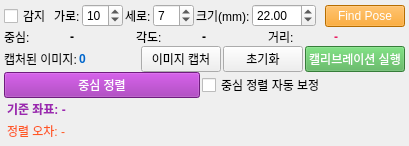
        <widget class="QWidget" name="tabChessboard">
         <attribute name="title">
          <string>Chessboard</string>
         </attribute>
         <layout class="QVBoxLayout" name="verticalLayoutChessboardTab">
          <property name="spacing">
           <number>0</number>
          </property>
          <property name="leftMargin">
           <number>4</number>
          </property>
          <property name="topMargin">
           <number>4</number>
          </property>
          <property name="rightMargin">
           <number>4</number>
          </property>
          <property name="bottomMargin">
           <number>4</number>
          </property>
          <!-- Chessboard Settings -->
          <item>
           <layout class="QHBoxLayout" name="horizontalLayoutChessboardSettings">
            <property name="spacing">
             <number>2</number>
            </property>
            <item>
             <widget class="QCheckBox" name="checkChessboardDetect">
              <property name="text">
               <string>감지</string>
              </property>
             </widget>
            </item>
            <item>
             <widget class="QLabel" name="labelChessboardCols">
              <property name="text">
               <string>가로:</string>
              </property>
             </widget>
            </item>
            <item>
             <widget class="QSpinBox" name="spinChessboardCols">
              <property name="minimum">
               <number>3</number>
              </property>
              <property name="maximum">
               <number>20</number>
              </property>
              <property name="value">
               <number>10</number>
              </property>
             </widget>
            </item>
            <item>
             <widget class="QLabel" name="labelChessboardRows">
              <property name="text">
               <string>세로:</string>
              </property>
             </widget>
            </item>
            <item>
             <widget class="QSpinBox" name="spinChessboardRows">
              <property name="minimum">
               <number>3</number>
              </property>
              <property name="maximum">
               <number>20</number>
              </property>
              <property name="value">
               <number>7</number>
              </property>
             </widget>
            </item>
            <item>
             <widget class="QLabel" name="labelSquareSize">
              <property name="text">
               <string>크기(mm):</string>
              </property>
             </widget>
            </item>
            <item>
             <widget class="QDoubleSpinBox" name="spinSquareSize">
              <property name="minimum">
               <double>1.000000000000000</double>
              </property>
              <property name="maximum">
               <double>100.000000000000000</double>
              </property>
              <property name="singleStep">
               <double>0.500000000000000</double>
              </property>
              <property name="value">
               <double>22.000000000000000</double>
              </property>
             </widget>
            </item>
            <item>
             <spacer name="horizontalSpacerChessboard">
              <property name="orientation">
               <enum>Qt::Horizontal</enum>
              </property>
             </spacer>
            </item>
            <item>
             <widget class="QPushButton" name="btnFindChessboardPose">
              <property name="text">
               <string>Find Pose</string>
              </property>
              <property name="styleSheet">
               <string>background-color: #FF9800; color: white;</string>
              </property>
             </widget>
            </item>
           </layout>
          </item>
          <!-- Chessboard Pose Result -->
          <item>
           <layout class="QHBoxLayout" name="horizontalLayoutChessboardPose">
            <property name="spacing">
             <number>2</number>
            </property>
            <item>
             <widget class="QLabel" name="labelChessboardCenter">
              <property name="text">
               <string>중심:</string>
              </property>
             </widget>
            </item>
            <item>
             <widget class="QLabel" name="labelChessboardCenterValue">
              <property name="sizePolicy">
               <sizepolicy hsizetype="Preferred" vsizetype="Fixed">
                <horstretch>0</horstretch>
                <verstretch>0</verstretch>
               </sizepolicy>
              </property>
              <property name="text">
               <string>-</string>
              </property>
              <property name="styleSheet">
               <string>font-weight: bold;</string>
              </property>
             </widget>
            </item>
            <item>
             <widget class="QLabel" name="labelChessboardAngle">
              <property name="text">
               <string>각도:</string>
              </property>
             </widget>
            </item>
            <item>
             <widget class="QLabel" name="labelChessboardAngleValue">
              <property name="sizePolicy">
               <sizepolicy hsizetype="Preferred" vsizetype="Fixed">
                <horstretch>0</horstretch>
                <verstretch>0</verstretch>
               </sizepolicy>
              </property>
              <property name="text">
               <string>-</string>
              </property>
              <property name="styleSheet">
               <string>font-weight: bold;</string>
              </property>
             </widget>
            </item>
            <item>
             <widget class="QLabel" name="labelChessboardDistance">
              <property name="text">
               <string>거리:</string>
              </property>
             </widget>
            </item>
            <item>
             <widget class="QLabel" name="labelChessboardDistanceValue">
              <property name="sizePolicy">
               <sizepolicy hsizetype="Preferred" vsizetype="Fixed">
                <horstretch>0</horstretch>
                <verstretch>0</verstretch>
               </sizepolicy>
              </property>
              <property name="text">
               <string>-</string>
              </property>
              <property name="styleSheet">
               <string>font-weight: bold; color: #E91E63;</string>
              </property>
             </widget>
            </item>
            <item>
             <spacer name="horizontalSpacerPose">
              <property name="orientation">
               <enum>Qt::Horizontal</enum>
              </property>
             </spacer>
            </item>
           </layout>
          </item>
          <!-- Calibration Image Capture -->
          <item>
           <layout class="QHBoxLayout" name="horizontalLayoutCalibCapture">
            <property name="spacing">
             <number>2</number>
            </property>
            <item>
             <widget class="QLabel" name="labelCapturedImages">
              <property name="text">
               <string>캡처된 이미지:</string>
              </property>
             </widget>
            </item>
            <item>
             <widget class="QLabel" name="labelCapturedCount">
              <property name="text">
               <string>0</string>
              </property>
              <property name="styleSheet">
               <string>font-weight: bold; color: #0066cc;</string>
              </property>
             </widget>
            </item>
            <item>
             <spacer name="horizontalSpacerCaptureCount">
              <property name="orientation">
               <enum>Qt::Horizontal</enum>
              </property>
             </spacer>
            </item>
            <item>
             <widget class="QPushButton" name="btnCaptureCalibImage">
              <property name="text">
               <string>이미지 캡처</string>
              </property>
             </widget>
            </item>
            <item>
             <widget class="QPushButton" name="btnClearCalibImages">
              <property name="text">
               <string>초기화</string>
              </property>
             </widget>
            </item>
            <item>
             <widget class="QPushButton" name="btnRunCalibration">
              <property name="text">
               <string>캘리브레이션 실행</string>
              </property>
              <property name="styleSheet">
               <string>background-color: #4CAF50; color: white;</string>
              </property>
             </widget>
            </item>
           </layout>
          </item>
          <!-- Chessboard Robot Align -->
          <item>
           <layout class="QHBoxLayout" name="horizontalLayoutChessboardAlign">
            <property name="spacing">
             <number>2</number>
            </property>
            <item>
             <widget class="QPushButton" name="btnAlignCenter">
              <property name="text">
               <string>중심 정렬</string>
              </property>
              <property name="styleSheet">
               <string>background-color: #9C27B0; color: white;</string>
              </property>
             </widget>
            </item>
            <item>
             <widget class="QCheckBox" name="checkAutoCorrection">
              <property name="text">
               <string>중심 정렬 자동 보정</string>
              </property>
             </widget>
            </item>
            <item>
             <spacer name="horizontalSpacerAlign">
              <property name="orientation">
               <enum>Qt::Horizontal</enum>
              </property>
             </spacer>
            </item>
           </layout>
          </item>
          <!-- 중심 정렬 후 Base 좌표 표시 -->
          <item>
           <widget class="QLabel" name="labelAlignedBasePos">
            <property name="sizePolicy">
             <sizepolicy hsizetype="Preferred" vsizetype="Fixed">
              <horstretch>0</horstretch>
              <verstretch>0</verstretch>
             </sizepolicy>
            </property>
            <property name="text">
             <string>기준 좌표: -</string>
            </property>
            <property name="styleSheet">
             <string>color: #9C27B0; font-weight: bold; padding: 2px 0px;</string>
            </property>
           </widget>
          </item>
          <!-- 정렬 오차 표시 -->
          <item>
           <widget class="QLabel" name="labelAlignError">
            <property name="sizePolicy">
             <sizepolicy hsizetype="Preferred" vsizetype="Fixed">
              <horstretch>0</horstretch>
              <verstretch>0</verstretch>
             </sizepolicy>
            </property>
            <property name="text">
             <string>정렬 오차: -</string>
            </property>
            <property name="styleSheet">
             <string>color: #FF5722; padding: 2px 0px;</string>
            </property>
           </widget>
          </item>
         </layout>
        </widget>
